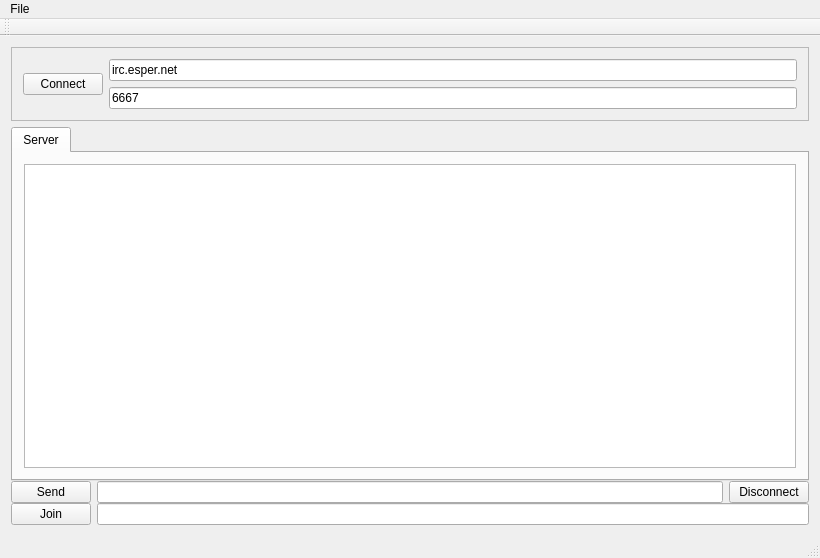
<?xml version="1.0" encoding="UTF-8"?>
<ui version="4.0">
 <class>MainWindow</class>
 <widget class="QMainWindow" name="MainWindow">
  <property name="geometry">
   <rect>
    <x>0</x>
    <y>0</y>
    <width>820</width>
    <height>558</height>
   </rect>
  </property>
  <property name="windowTitle">
   <string>MainWindow</string>
  </property>
  <widget class="QWidget" name="centralWidget">
   <layout class="QGridLayout" name="gridLayout">
    <item row="1" column="0">
     <layout class="QVBoxLayout" name="verticalLayout">
      <property name="spacing">
       <number>0</number>
      </property>
      <item>
       <widget class="QTabWidget" name="tabList">
        <property name="currentIndex">
         <number>0</number>
        </property>
        <widget class="QWidget" name="serverTab">
         <attribute name="title">
          <string>Server</string>
         </attribute>
         <layout class="QGridLayout" name="gridLayout_3">
          <item row="0" column="0">
           <widget class="QTextEdit" name="serverView">
            <property name="readOnly">
             <bool>true</bool>
            </property>
            <property name="acceptRichText">
             <bool>false</bool>
            </property>
           </widget>
          </item>
         </layout>
        </widget>
       </widget>
      </item>
      <item>
       <layout class="QHBoxLayout" name="horizontalLayout">
        <item>
         <widget class="QPushButton" name="sendButton">
          <property name="text">
           <string>Send</string>
          </property>
         </widget>
        </item>
        <item>
         <widget class="QLineEdit" name="queryEdit"/>
        </item>
        <item>
         <widget class="QPushButton" name="disconnectButton">
          <property name="text">
           <string>Disconnect</string>
          </property>
         </widget>
        </item>
       </layout>
      </item>
      <item>
       <layout class="QHBoxLayout" name="horizontalLayout_3">
        <item>
         <widget class="QPushButton" name="joinButton">
          <property name="text">
           <string>Join</string>
          </property>
         </widget>
        </item>
        <item>
         <widget class="QLineEdit" name="joinEdit"/>
        </item>
       </layout>
      </item>
     </layout>
    </item>
    <item row="0" column="0">
     <widget class="QFrame" name="frame">
      <property name="frameShape">
       <enum>QFrame::StyledPanel</enum>
      </property>
      <property name="frameShadow">
       <enum>QFrame::Raised</enum>
      </property>
      <layout class="QGridLayout" name="gridLayout_2">
       <item row="1" column="0">
        <layout class="QHBoxLayout" name="horizontalLayout_2">
         <item>
          <widget class="QPushButton" name="connectButton">
           <property name="text">
            <string>Connect</string>
           </property>
          </widget>
         </item>
         <item>
          <layout class="QVBoxLayout" name="verticalLayout_2">
           <item>
            <widget class="QLineEdit" name="serverAddrEdit">
             <property name="text">
              <string>irc.esper.net</string>
             </property>
            </widget>
           </item>
           <item>
            <widget class="QLineEdit" name="portEdit">
             <property name="text">
              <string>6667</string>
             </property>
            </widget>
           </item>
          </layout>
         </item>
        </layout>
       </item>
      </layout>
     </widget>
    </item>
   </layout>
  </widget>
  <widget class="QMenuBar" name="menuBar">
   <property name="geometry">
    <rect>
     <x>0</x>
     <y>0</y>
     <width>820</width>
     <height>21</height>
    </rect>
   </property>
   <widget class="QMenu" name="menuFile">
    <property name="title">
     <string>File</string>
    </property>
    <addaction name="actionQuit"/>
   </widget>
   <addaction name="menuFile"/>
  </widget>
  <widget class="QToolBar" name="mainToolBar">
   <attribute name="toolBarArea">
    <enum>TopToolBarArea</enum>
   </attribute>
   <attribute name="toolBarBreak">
    <bool>false</bool>
   </attribute>
  </widget>
  <widget class="QStatusBar" name="statusBar"/>
  <action name="actionQuit">
   <property name="text">
    <string>Quit</string>
   </property>
  </action>
 </widget>
 <layoutdefault spacing="6" margin="11"/>
 <resources/>
 <connections/>
</ui>
